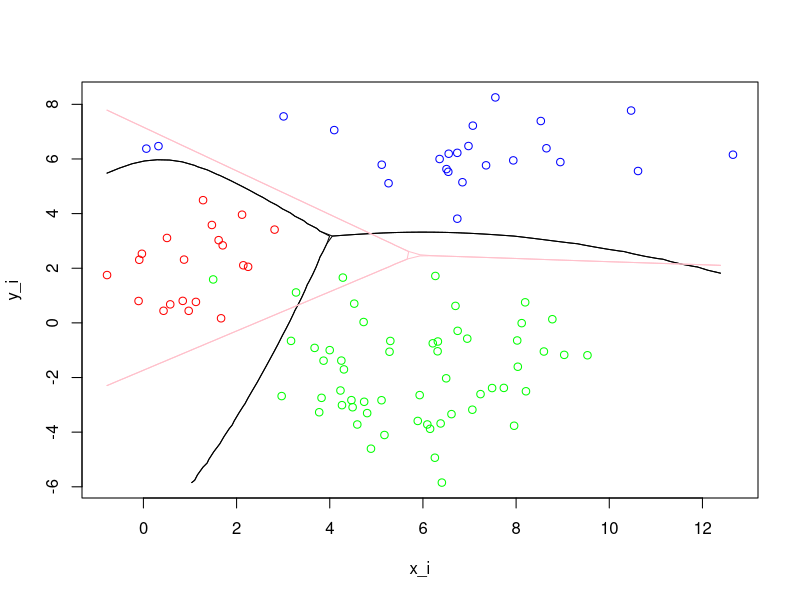

R code for this plot:
##======= Homework #3   =====


#install.packages("MASS")
#install.packages("matlib")
#install.packages("mvtnorm")
library("MASS")
library("mvtnorm")
#set up matrix data for means and cov maticies
mu1 <- c(1,2)
mu2 <- c(6,6)
mu3 <- c(6,-2)

sig1 <- cbind(c(1,0) , c(0,4))
sig2 <- cbind(c(9,0) , c(0,1))
sig3 <- cbind(c(2.25,0) , c(0,4))

#create mixtire of sample data points
pi_vec <- c(1,1,2,2,2,3,3,3,3,3)

mixture <- sample(pi_vec, size = 100, replace = T)
pi_1 <- sum(mixture == 1)
pi_2 <- sum(mixture == 2)
pi_3 <- sum(mixture == 3)
class_vec <- c(rep("Pi_1", pi_1), rep("Pi_2", pi_2), rep("Pi_3", pi_3))
class_vec <- factor(class_vec)

p1_xi <- rnorm(pi_1, 1, 1)
p1_yi <- rnorm(pi_1, 2, 2)

p2_xi <- rnorm(pi_2, 6, 3)
p2_yi <- rnorm(pi_2, 6, 1)

p3_xi <- rnorm(pi_3, 6, 1.5)
p3_yi <- rnorm(pi_3, -2, 2)


x_i <- append(p1_xi, append(p2_xi, p3_xi))
y_i <- append(p1_yi, append(p2_yi, p3_yi))
class <- append(rep(1, pi_1), append(rep(2, pi_2), rep(3, pi_3)))
big_X <- cbind(x_i, y_i, class_vec)
#plot the datapoints
dataframe4plot <- data.frame(x_i, y_i, class_vec)
plot(x_i, y_i, col = c("red", "blue", "green")[class_vec])



i <- c(0:49)

#create the grid matrix
G_x <- cbind(min(x_i) + i * (max(x_i) - min(x_i))/50)
G_y <- cbind(min(y_i) + i * (max(y_i) - min(y_i))/50)
X_g <- expand.grid(G_x, G_y)
GridX <- X_g
names(GridX) <- c("x_i", "y_i")
#create the vectors of Bayes Classifier data
g_1 <- function(x, y) {
  dmvnorm(c(x, y), mu1, sig1) - max(dmvnorm(c(x, y), mu2, sig2), dmvnorm(c(x, y), mu3, sig3))
}

g_2 <- function(x, y) {
  dmvnorm(c(x, y), mu2, sig2) - max(dmvnorm(c(x, y), mu3, sig3), dmvnorm(c(x, y), mu1, sig1))
}

g_3 <- function(x, y) {
  dmvnorm(c(x, y), mu3, sig3) - max(dmvnorm(c(x, y), mu2, sig2), dmvnorm(c(x, y), mu1, sig1))
}

class1 <- matrix(data = mapply(g_1, X_g$Var1, X_g$Var2), byrow = F, nrow = 50)
class2 <- matrix(data = mapply(g_2, X_g$Var1, X_g$Var2), byrow = F, nrow = 50)
class3 <- matrix(data = mapply(g_3, X_g$Var1, X_g$Var2), byrow = F, nrow = 50)
## add contours to plot, display the Bayes Classifier boundaries
contour(G_x, G_y, class1, levels = 0, drawlabels = F, add = T)
contour(G_x, G_y, class2, levels = 0, drawlabels = F, add = T)
contour(G_x, G_y, class3, levels = 0, drawlabels = F, add = T)

## Linear Discriminant Analysis

x_LDA <- lda(big_X[,c(1,2)], class_vec)

model <- predict(x_LDA, GridX)
predict_class <- model$class
prob_class <- model$posterior


lda_1 <- c()
lda_2 <- c()
lda_3 <- c()
#fill vectors of the LDA boundary data
for( i in 1:length(prob_class[,1])) {
  lda_1[i] <- model$posterior[i,1] - max(prob_class[i,2] ,prob_class[i,3])
}

for( i in 1:length(prob_class[,2])) {
  lda_2[i] <- model$posterior[i,2] - max(prob_class[i,1] ,prob_class[i,3])
}

for( i in 1:length(prob_class[,3])) {
  lda_3[i] <- model$posterior[i,3] - max(prob_class[i,2] ,prob_class[i,1])
}


ldaclass1 <- matrix(data = lda_1, byrow = F, nrow = 50)
ldaclass2 <- matrix(data = lda_2, byrow = F, nrow = 50)
ldaclass3 <- matrix(data = lda_3, byrow = F, nrow = 50)
#plot the boundaries on the bayes classifier boundaries and the sample data
contour(G_x, G_y, ldaclass1, levels = 0, drawlabels = F, add = T, col = "pink")
contour(G_x, G_y, ldaclass2, levels = 0, drawlabels = F, add = T, col = "pink")
contour(G_x, G_y, ldaclass3, levels = 0, drawlabels = F, add = T, col = "pink")
